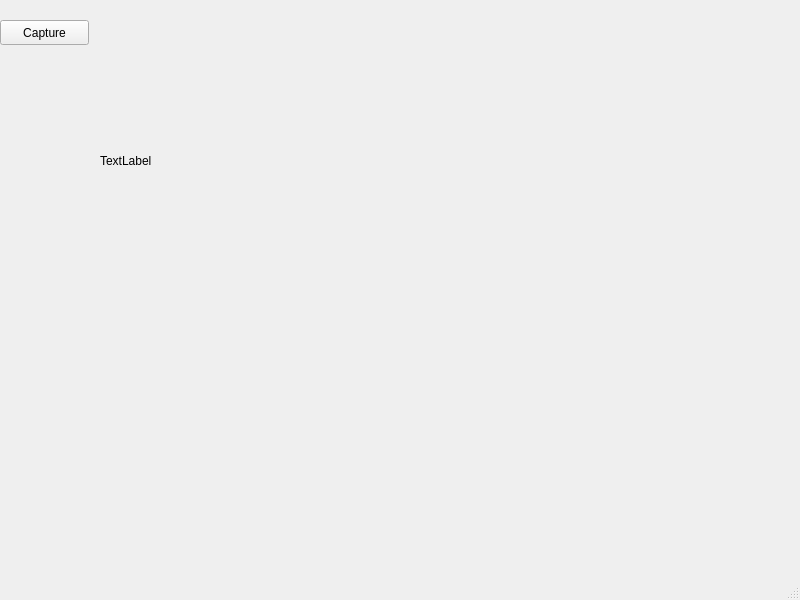
<?xml version="1.0" encoding="UTF-8"?>
<ui version="4.0">
 <class>MainWindow</class>
 <widget class="QMainWindow" name="MainWindow">
  <property name="geometry">
   <rect>
    <x>0</x>
    <y>0</y>
    <width>800</width>
    <height>600</height>
   </rect>
  </property>
  <property name="windowTitle">
   <string>MainWindow</string>
  </property>
  <widget class="QWidget" name="centralwidget">
   <widget class="QLabel" name="lbImage">
    <property name="geometry">
     <rect>
      <x>100</x>
      <y>20</y>
      <width>451</width>
      <height>281</height>
     </rect>
    </property>
    <property name="text">
     <string>TextLabel</string>
    </property>
    <property name="scaledContents">
     <bool>true</bool>
    </property>
   </widget>
   <widget class="QPushButton" name="pbCapture">
    <property name="geometry">
     <rect>
      <x>0</x>
      <y>20</y>
      <width>89</width>
      <height>25</height>
     </rect>
    </property>
    <property name="text">
     <string>Capture</string>
    </property>
   </widget>
  </widget>
  <widget class="QMenuBar" name="menubar">
   <property name="geometry">
    <rect>
     <x>0</x>
     <y>0</y>
     <width>800</width>
     <height>28</height>
    </rect>
   </property>
  </widget>
  <widget class="QStatusBar" name="statusbar"/>
 </widget>
 <resources/>
 <connections/>
</ui>
